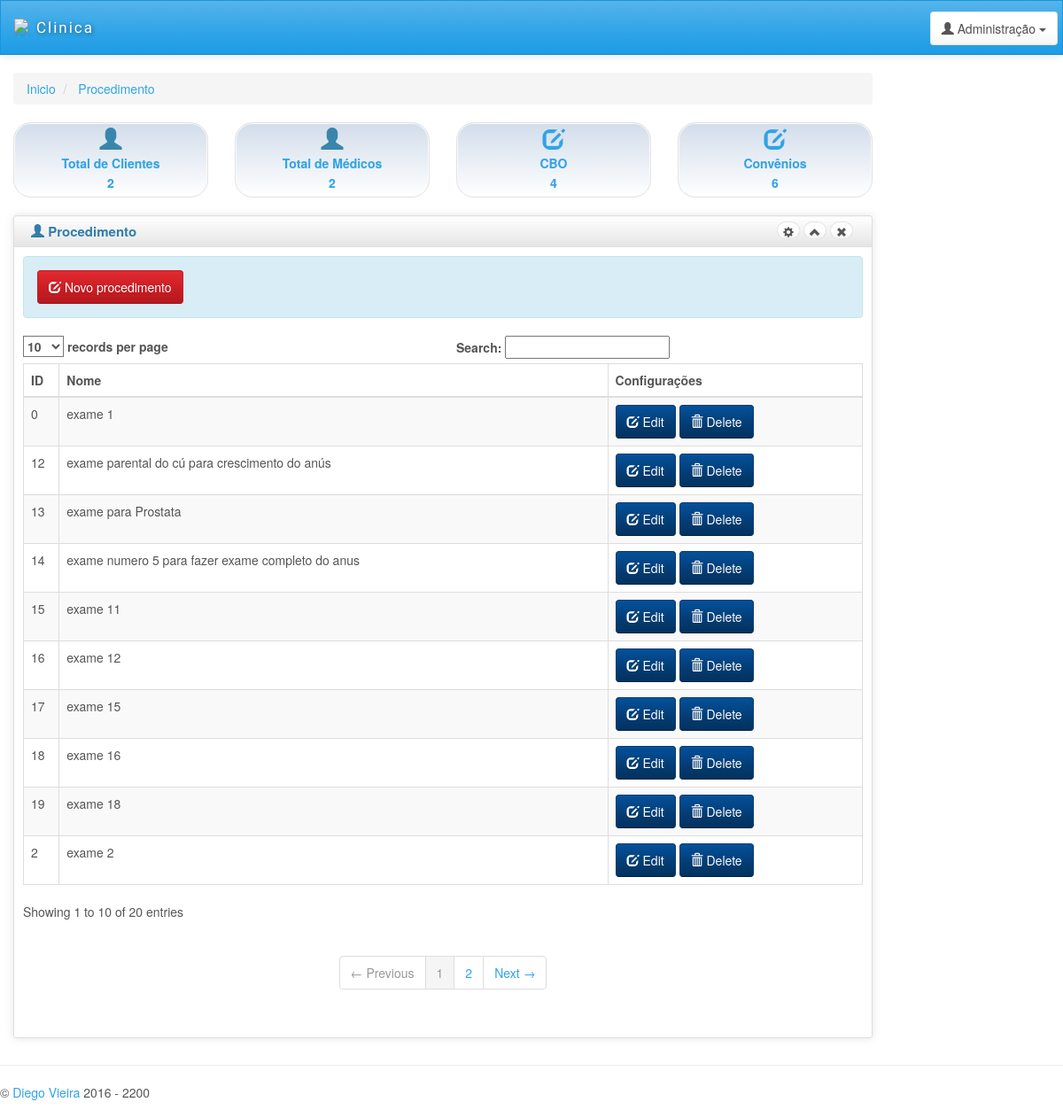
/procedimento.php (signed in), run on the app's committed database.
### tables this page shows
CREATE TABLE `procedimento` (
  `id_procedimento` int(250) NOT NULL,
  `tabel_procedimento` varchar(50) NOT NULL,
  `codigo_procedimento` varchar(50) NOT NULL,
  `descricao_procedimento` varchar(250) NOT NULL,
  `unica` int(10) NOT NULL,
  `atalho` varchar(50) NOT NULL
);

### contagens.php (called while the page is built, shortened)
<?php
$consulta = mysql_query("SELECT * FROM clientes");
$NumeroLinhas = mysql_num_rows($consulta);
$consultamedico=mysql_query("SELECT * FROM medicos");
$numeromedico=mysql_num_rows($consultamedico);
$consultacbo=mysql_query("SELECT * FROM cbo");
$numerocbo=mysql_num_rows($consultacbo);
$consultaconvenios=mysql_query("SELECT * FROM convenios");
$numeroconvenios=mysql_num_rows($consultaconvenios);
?>

### procedimento.php (the view, shortened to what this page needs)
<?PHP
include 'contagens.php';
?>
<!DOCTYPE html>
<html lang="en">
<head>
    <link id="bs-css" href="css/bootstrap-cerulean.min.css" rel="stylesheet">
    <link href="css/charisma-app.css" rel="stylesheet">
    <link href='bower_components/fullcalendar/dist/fullcalendar.css' rel='stylesheet'>
    <link href='bower_components/fullcalendar/dist/fullcalendar.print.css' rel='stylesheet' media='print'>
    <link href='bower_components/chosen/chosen.min.css' rel='stylesheet'>
    <link href='bower_components/colorbox/example3/colorbox.css' rel='stylesheet'>
    <link href='bower_components/responsive-tables/responsive-tables.css' rel='stylesheet'>
    <link href='bower_components/bootstrap-tour/build/css/bootstrap-tour.min.css' rel='stylesheet'>
    <link href='css/jquery.noty.css' rel='stylesheet'>
    <link href='css/noty_theme_default.css' rel='stylesheet'>
    <link href='css/elfinder.min.css' rel='stylesheet'>
    <link href='css/elfinder.theme.css' rel='stylesheet'>
    <link href='css/jquery.iphone.toggle.css' rel='stylesheet'>
    <link href='css/uploadify.css' rel='stylesheet'>
    <link href='css/animate.min.css' rel='stylesheet'>
</head>
<body>
    <div class="navbar navbar-default" role="navigation">
        <div class="navbar-inner">
            <a class="navbar-brand" href="inicio.php"> <img alt="Sistema Clinica " src="img/" class="hidden-xs"/>
                <span>Clinica</span></a>
            <div class="btn-group pull-right">
                <button class="btn btn-default dropdown-toggle" data-toggle="dropdown">
                    <i class="glyphicon glyphicon-user"></i><span class="hidden-sm hidden-xs"> Administração</span>
                    <span class="caret"></span>
                </button>
            </div>
            </div>
        </div>
      <div id="content" class="col-lg-10 col-sm-10">
            <div>
    <ul class="breadcrumb">
        <li>
            <a href="Inicio.php">Inicio</a>
        </li>
        <li>
            <a href="Procedimento.php">Procedimento</a>
        </li>
    </ul>
</div>
<div class=" row">
    <div class="col-md-3 col-sm-3 col-xs-6">
        <a data-toggle="tooltip" title="Novo Cliente." class="well top-block" href="clientes.php">
            <i class="glyphicon glyphicon-user blue"></i>
            <div>Total de Clientes </div>
            <div><?php echo $NumeroLinhas;  ?></div>
        </a>
    </div>
    <div class="col-md-3 col-sm-3 col-xs-6">
        <a data-toggle="tooltip" title="Novo Médico" class="well top-block" href="medicos.php">
            <i class="glyphicon  glyphicon-user blue"></i>
            <div>Total de Médicos </div>
            <div><?php echo $numeromedico; ?></div>
        </a>
    </div>
    <div class="col-md-3 col-sm-3 col-xs-6">
        <a data-toggle="tooltip" title="novo CBO" class="well top-block" href="cbo.php">
            <i class="glyphicon glyphicon-edit icon-white"></i>
            <div>CBO</div>
            <div><?php echo $numerocbo; ?></div>
        </a>
    </div>
   <div class="col-md-3 col-sm-3 col-xs-6">
        <a data-toggle="tooltip" title="Novo Convenio" class="well top-block" href="convenios.php">
            <i class="glyphicon glyphicon-edit icon-white"></i>
            <div>Convênios</div>
            <div><?php echo $numeroconvenios; ?></div>
        </a>
    </div>
</div>
<div class="row">
    <div class="box col-md-12">
    <div class="box-inner">
    <div class="box-header well" data-original-title="">
        <h2><i class="glyphicon glyphicon-user"></i> Procedimento </h2>
        <div class="box-icon">
            <a href="#" class="btn btn-setting btn-round btn-default"><i class="glyphicon glyphicon-cog"></i></a>
            <a href="#" class="btn btn-minimize btn-round btn-default"><i
                    class="glyphicon glyphicon-chevron-up"></i></a>
            <a href="#" class="btn btn-close btn-round btn-default"><i class="glyphicon glyphicon-remove"></i></a>
        </div>
    </div>
    <div class="box-content">
    <div class="alert alert-info"> <a class="btn btn-danger" onClick="funcaonova()" href="#">
 <i class="glyphicon glyphicon-edit icon-white"></i>
 Novo procedimento
</a> <a href="" target="_blank"></a></div>
    <table class="table table-striped table-bordered bootstrap-datatable datatable responsive">
    <thead>
    <tr>
        <th>ID</th>
        <th>Nome</th>
        <th>Configurações</th>
    </tr>
    </thead>
    <tbody>
<?php
$conectar = new conexao();
$conectar -> conectar();
if($conectar){
$sqlconvenios = "SELECT * FROM procedimento";
$consulta = mysql_query($sqlconvenios);
while( $registro = mysql_fetch_assoc($consulta)){
echo '<tr>';
echo '<td class="center"> '.$registro["id_procedimento"].'</td>';
echo '<td class="center"> '.utf8_encode($registro["descricao_procedimento"]).'</td>';
echo ' <td class="center">';
echo ' <a class="btn btn-info" onclick="funcaoedita('.$registro["id_procedimento"].')" href="#">';
echo ' <i class="glyphicon glyphicon-edit icon-white"></i>';
echo ' Edit';
echo ' </a>';
echo ' <a class="btn btn-info" onclick="funcaodeleta('.$registro["id_procedimento"].')" href="#">';
echo ' <i class="glyphicon glyphicon-trash icon-white"></i>';
echo ' Delete';
echo ' </a>';
echo ' </td>';
echo ' </tr>';
}
}
?>
    </tbody>
    </table>
    </div>
    </div>
    </div>
                </div>
                </div>
<div class="row">
</div>
    <hr>
    <footer class="row">
        <p class="col-md-9 col-sm-9 col-xs-12 copyright">&copy; <a href="#" target="_blank">Diego
                Vieira</a> 2016 - 2200</p>
    </footer>
</body>
</html>

### css/charisma-app.css (style rules this page uses)
.top-block { border-radius: 20px; font-size: 14px; text-align: center; padding: 5px; margin-bottom: 10px; font-weight: bold; position: relative; display: block; line-height: 22px; text-shadow: 0 0 1px #DDD; text-decoration: none; -webkit-box-shadow: inset 0 0 0 1px #FAFAFA; -moz-box-shadow: inset 0 0 0 1px #FAFAFA; box-shadow: inset 0 0 0 1px #FAFAFA; background: -moz-linear-gradient(top, rgba(30, 87, 153, 0.2) 0%, rgba(125, 185, 232, 0) 100%); background: -webkit-gradient(linear, left top, left bottom, color-stop(0%, rgba(30, 87, 153, 0.2)), color-stop(100%, rgba(125, 185, 232, 0))); background: -webkit-linear-gradient(top, rgba(30, 87, 153, 0.2) 0%, rgba(125, 185, 232, 0) 100%); background: -o-linear-gradient(top, rgba(30, 87, 153, 0.2) 0%, rgba(125, 185, 232, 0) 100%); background: -ms-linear-gradient(top, rgba(30, 87, 153, 0.2) 0%, rgba(125, 185, 232, 0) 100%); background: linear-gradient(to bottom, rgba(30, 87, 153, 0.2) 0%, rgba(125, 185, 232, 0) 100%); filter: progid:DXImageTransform.Microsoft.gradient(startColorstr='#331e5799', endColorstr='#007db9e8', GradientType=0); }
.top-block i { font-size: 25px; }
.box { margin-top: 10px; margin-bottom: 10px; }
.box-inner { border: 1px solid #DEDEDE; border-radius: 3px; -webkit-border-radius: 3px; -moz-border-radius: 3px; box-shadow: 0 0 10px rgba(189, 189, 189, 0.4); -webkit-box-shadow: 0 0 10px rgba(189, 189, 189, 0.4); -moz-box-shadow: 0 0 10px rgba(189, 189, 189, 0.4); }
.box-header { border: none; padding-top: 5px; border-bottom: 1px solid #DEDEDE; border-radius: 3px 3px 0 0; -webkit-border-radius: 3px 3px 0 0; -moz-border-radius: 3px 3px 0 0; height: 35px; min-height: 35px !important; margin-bottom: 0; font-weight: bold; font-size: 16px; background: -moz-linear-gradient(top, rgba(255, 255, 255, 0) 0%, rgba(0, 0, 0, 0.1) 100%); background: -webkit-gradient(linear, left top, left bottom, color-stop(0%, rgba(255, 255, 255, 0)), color-stop(100%, rgba(0, 0, 0, 0.1))); background: -webkit-linear-gradient(top, rgba(255, 255, 255, 0) 0%, rgba(0, 0, 0, 0.1) 100%); background: -o-linear-gradient(top, rgba(255, 255, 255, 0) 0%, rgba(0, 0, 0, 0.1) 100%); background: -ms-linear-gradient(top, rgba(255, 255, 255, 0) 0%, rgba(0, 0, 0, 0.1) 100%); background: linear-gradient(to bottom, rgba(255, 255, 255, 0) 0%, rgba(0, 0, 0, 0.1) 100%); filter: progid:DXImageTransform.Microsoft.gradient(startColorstr='#00ffffff', endColorstr='#1a000000', GradientType=0); }
.box-header h2 { font-size: 15px; width: auto; clear: none; float: left; line-height: 25px; white-space: nowrap; font-weight: bold; margin-top: 0; margin-bottom: 0; }
.box-header h2 > i { margin-top: 1px; }
.box-icon { float: right; }
.box-icon a { clear: none; float: left; margin: 0 2px; height: 20px; width: 5px; margin-top: 1px; }
.box-icon a i { margin-left: -6px; top: -1px; }
.box-content { padding: 10px; }
.btn-round { border-radius: 40px; -webkit-border-radius: 40px; -moz-border-radius: 40px; font-size: 12px; padding-top: 4px; }
footer { clear: both; }
.navbar-brand { font-family: 'Shojumaru', cursive, Arial, serif; letter-spacing: 2px; text-shadow: 1px 1px 5px rgba(0, 0, 0, 0.5); width: 183px; font-size: 17px; }
.navbar-brand img { float: left; height: 20px; width: 20px; margin-right: 5px; }
.navbar-brand span { float: left; }
.navbar-inner { padding-top: 5px; padding-bottom: 5px; line-height: 30px; height: 60px; }
.navbar-inner .btn-group { margin: 7px 5px 0 5px; }
.pull-right { float: right !important; }
.blue { color: #3986AC; }
.navbar { border-radius: 0; }
@media only screen and (min-width: 980px) { a, button, input[type=submit], input[type=button], .product-img { -webkit-transition: .5s; -moz-transition: .5s; -ms-transition: .5s; -o-transition: .5s; transition: .5s; } }

### bower_components/responsive-tables/responsive-tables.css (style rules this page uses)
table th { font-weight: bold; }
table td, table th { padding: 9px 10px; text-align: left; }

### data on the page
procedimento: id_procedimento "0", descricao_procedimento "exame 1"
procedimento: id_procedimento "2", descricao_procedimento "exame 2"
procedimento: id_procedimento "12", descricao_procedimento "exame parental do cú para crescimento do anús"
procedimento: id_procedimento "13", descricao_procedimento "exame para Prostata"
procedimento: id_procedimento "14", descricao_procedimento "exame numero 5 para fazer exame completo do anus"
procedimento: id_procedimento "15", descricao_procedimento "exame 11"
procedimento: id_procedimento "16", descricao_procedimento "exame 12"
procedimento: id_procedimento "17", descricao_procedimento "exame 15"
procedimento: id_procedimento "18", descricao_procedimento "exame 16"
procedimento: id_procedimento "19", descricao_procedimento "exame 18"

### other printed values
$NumeroLinhas "2"
$numeromedico "2"
$numerocbo "4"
$numeroconvenios "6"
